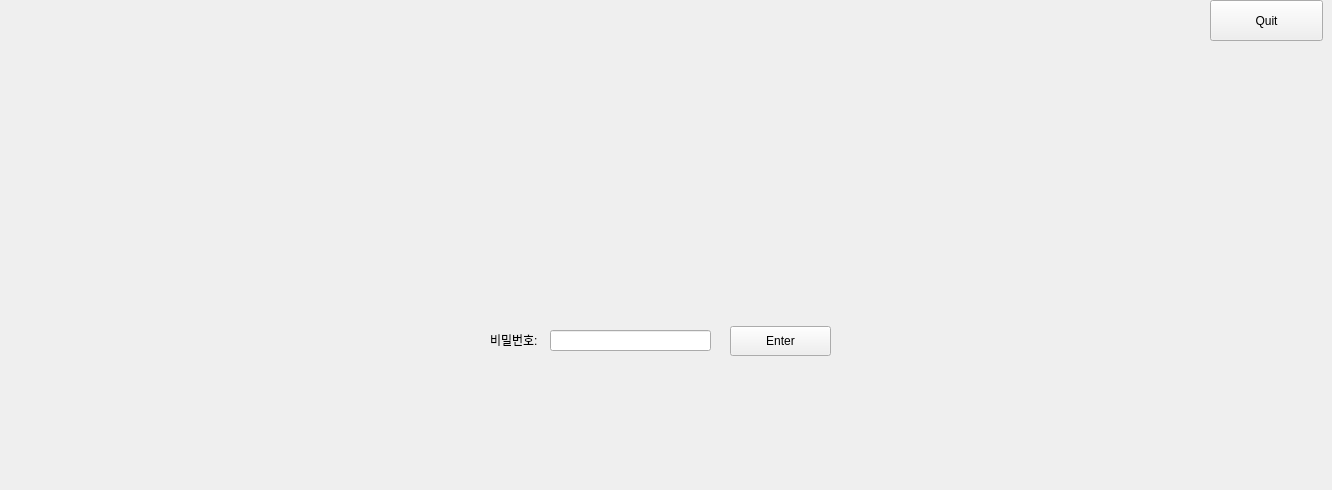
      <widget class="QWidget" name="page_0">
       <widget class="QWidget" name="widget_67" native="true">
        <property name="geometry">
         <rect>
          <x>360</x>
          <y>190</y>
          <width>541</width>
          <height>291</height>
         </rect>
        </property>
        <widget class="QLabel" name="label_2">
         <property name="geometry">
          <rect>
           <x>130</x>
           <y>140</y>
           <width>49</width>
           <height>20</height>
          </rect>
         </property>
         <property name="sizePolicy">
          <sizepolicy hsizetype="Fixed" vsizetype="Preferred">
           <horstretch>0</horstretch>
           <verstretch>0</verstretch>
          </sizepolicy>
         </property>
         <property name="text">
          <string>비밀번호:</string>
         </property>
        </widget>
        <widget class="QLineEdit" name="lineEdit_pw_0">
         <property name="geometry">
          <rect>
           <x>190</x>
           <y>140</y>
           <width>161</width>
           <height>21</height>
          </rect>
         </property>
         <property name="sizePolicy">
          <sizepolicy hsizetype="Preferred" vsizetype="Preferred">
           <horstretch>0</horstretch>
           <verstretch>0</verstretch>
          </sizepolicy>
         </property>
         <property name="echoMode">
          <enum>QLineEdit::Password</enum>
         </property>
        </widget>
        <widget class="QPushButton" name="btn_enter_0">
         <property name="geometry">
          <rect>
           <x>370</x>
           <y>136</y>
           <width>101</width>
           <height>30</height>
          </rect>
         </property>
         <property name="sizePolicy">
          <sizepolicy hsizetype="Preferred" vsizetype="Fixed">
           <horstretch>0</horstretch>
           <verstretch>0</verstretch>
          </sizepolicy>
         </property>
         <property name="text">
          <string>Enter</string>
         </property>
        </widget>
       </widget>
       <widget class="QPushButton" name="btn_quit_app_0">
        <property name="geometry">
         <rect>
          <x>1210</x>
          <y>0</y>
          <width>113</width>
          <height>41</height>
         </rect>
        </property>
        <property name="text">
         <string>Quit</string>
        </property>
       </widget>
      </widget>
